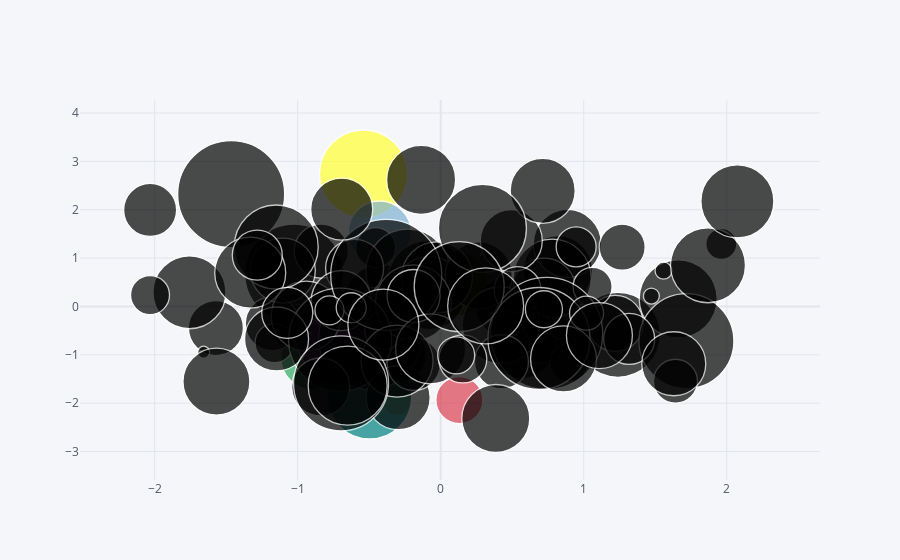

The code cell stored with this chart in its notebook:
### Code cell
dataframe.iplot(kind='bubble', x='a', y='b', size='c')
